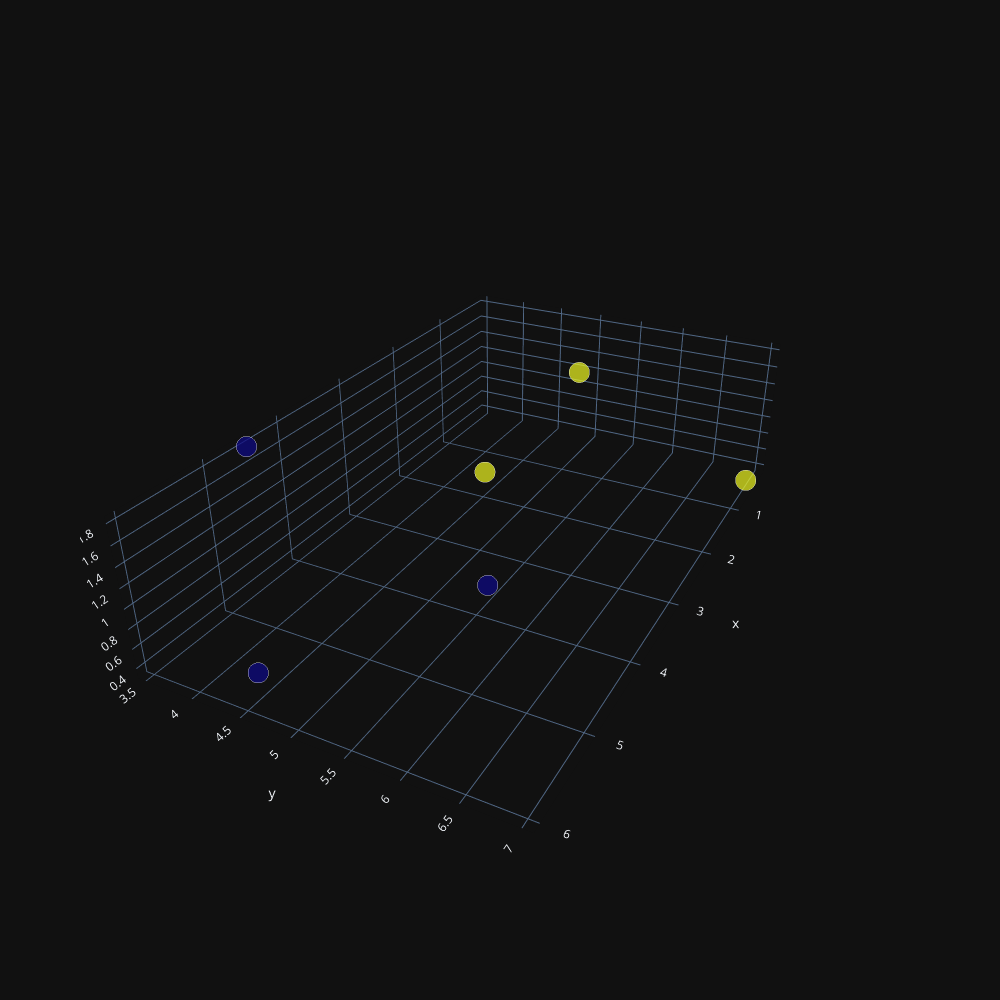

Notebook source saved alongside this figure:
### Code cell
fig = px.scatter_3d(x=dw[:,0],y=dw[:,1],z=dw[:,2],color=classes,size=[1]*6,template="plotly_dark")
fig.update_traces(marker_coloraxis=None)
fig.update_layout(autosize=False,width=1000,height=1000)
fig.write_image(file="../IMAGES/demo_3d.png", format="png")
fig.show()

### Figure 1 — Plotly figure (JSON) as saved in the notebook; plotly's stock layout.template omitted (floating-point values rounded to 4 significant figures)
{"data": [{"hovertemplate": "x=%{x}<br>y=%{y}<br>z=%{z}<br>size=%{marker.size}<br>color=%{marker.color}<extra></extra>", "legendgroup": "", "marker": {"color": [0, 0, 0, 1, 1, 1], "size": [1, 1, 1, 1, 1, 1], "sizemode": "area", "sizeref": 0.0025, "symbol": "circle"}, "mode": "markers", "name": "", "scene": "scene", "showlegend": false, "type": "scatter3d", "x": [4.566, 5.919, 4.09, 1.908, 0.1857, 0.3732], "y": [3.524, 4.582, 5.665, 4.472, 4.827, 6.984], "z": [1.819, 0.6579, 0.7319, 0.5603, 1.181, 0.3464]}], "layout": {"autosize": false, "coloraxis": {"colorbar": {"title": {"text": "color"}}, "colorscale": [[0, "#0d0887"], [0.1111, "#46039f"], [0.2222, "#7201a8"], [0.3333, "#9c179e"], [0.4444, "#bd3786"], [0.5556, "#d8576b"], [0.6667, "#ed7953"], [0.7778, "#fb9f3a"], [0.8889, "#fdca26"], [1, "#f0f921"]]}, "height": 1000, "legend": {"itemsizing": "constant", "tracegroupgap": 0}, "margin": {"t": 60}, "scene": {"aspectmode": "auto", "aspectratio": {"x": 1.862, "y": 1.124, "z": 0.4781}, "camera": {"center": {"x": 0, "y": 0, "z": 0}, "eye": {"x": 2.376, "y": 1.228, "z": 1.456}, "projection": {"type": "perspective"}, "up": {"x": 0, "y": 0, "z": 1}}, "domain": {"x": [0, 1], "y": [0, 1]}, "xaxis": {"title": {"text": "x"}, "type": "linear"}, "yaxis": {"title": {"text": "y"}, "type": "linear"}, "zaxis": {"title": {"text": "z"}, "type": "linear"}}, "width": 1000}}
